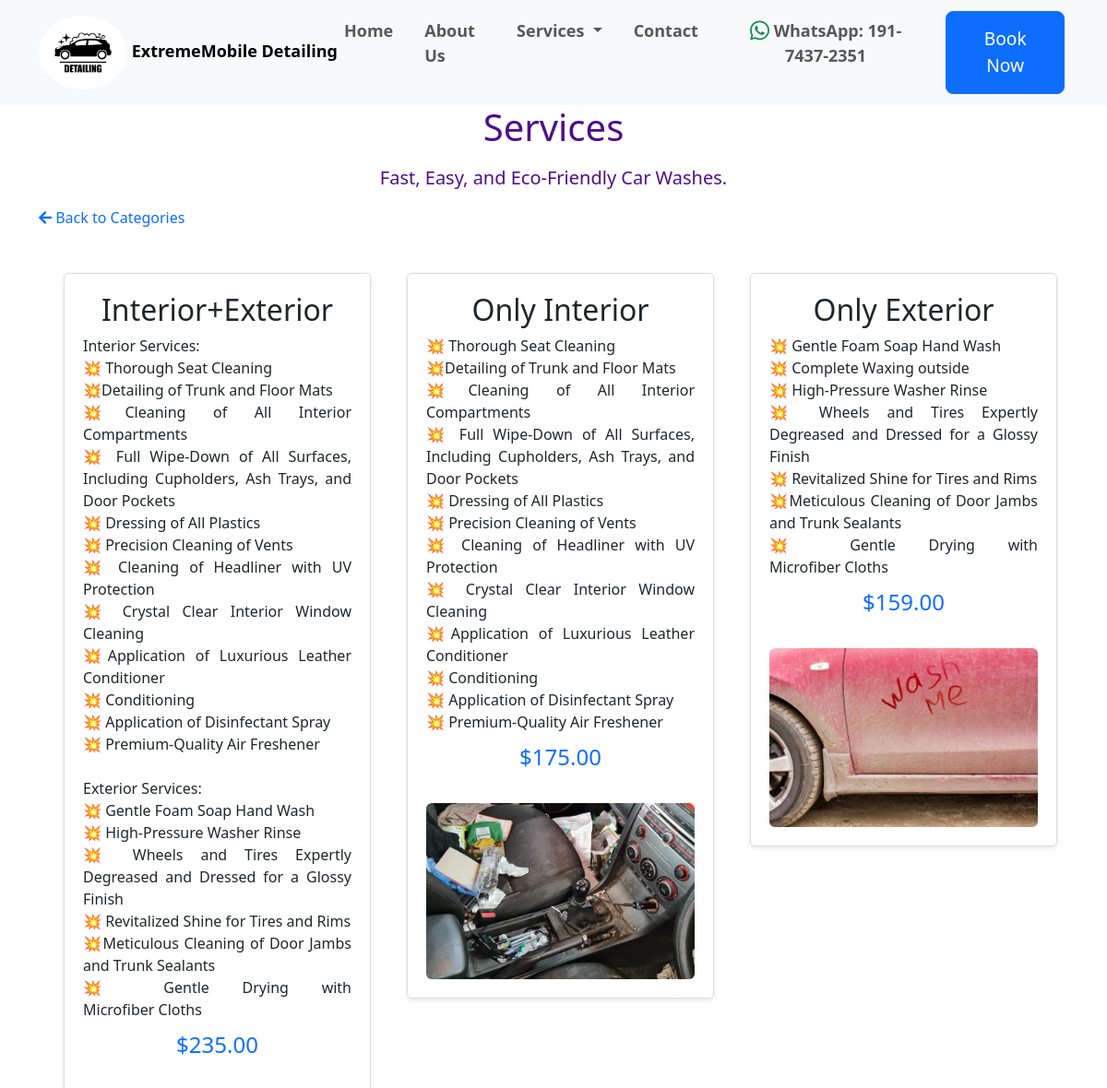
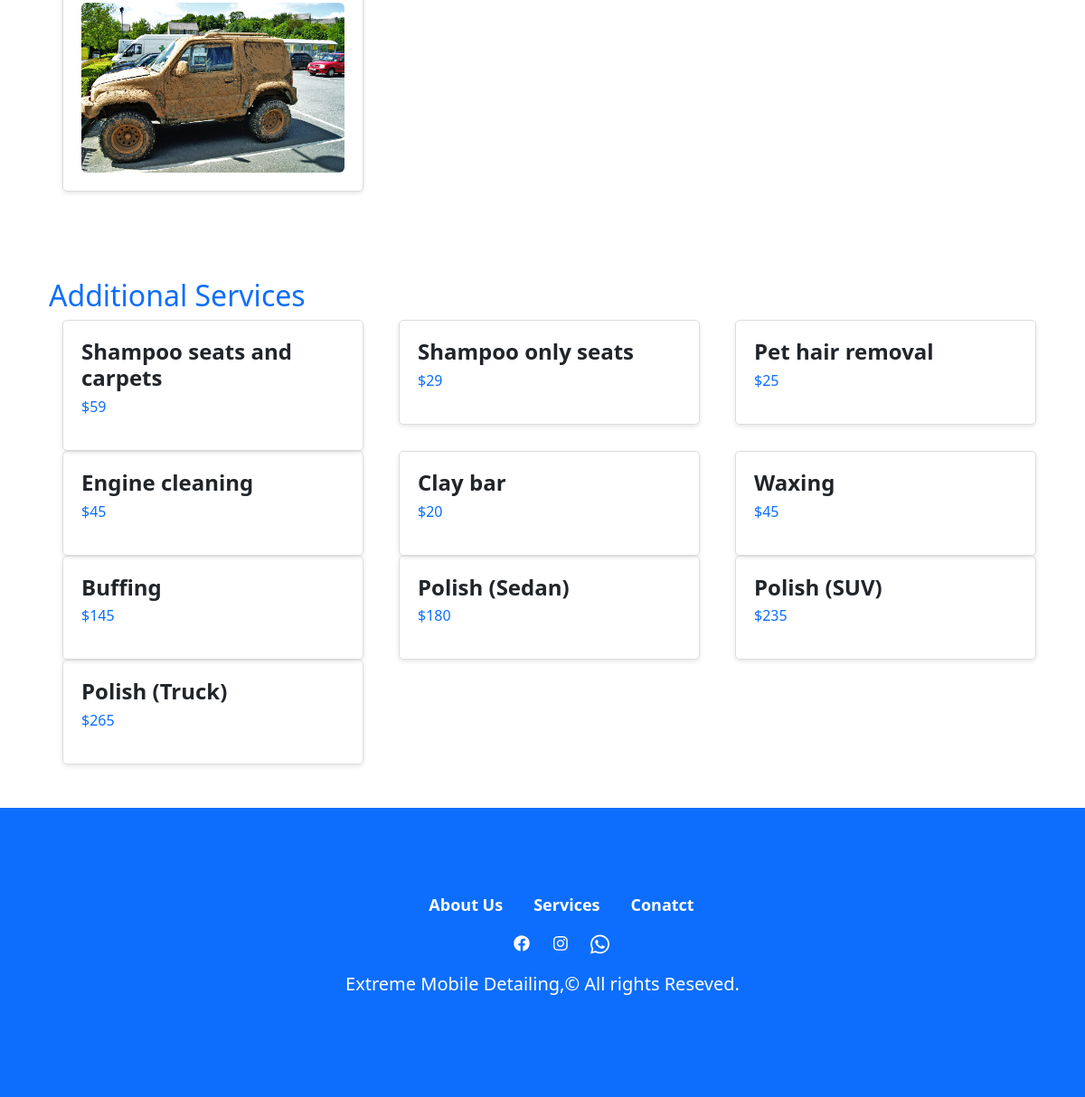
Page /category-service-list/1 on the committed database (2 pictures, top to bottom).
### todo/models.py (models this page shows, shortened)
class CarService(models.Model):
    title = models.CharField(max_length=100)
    description = models.TextField()
    before_pics = models.ImageField()
    after_pics = models.ImageField()
    price = models.DecimalField(max_digits=8, decimal_places=2)
    categories = models.ForeignKey( Category,on_delete=models.CASCADE)

### todo/views.py (the view)
# urls.py: path('category-service-list/<int:cat_id>',views.category_service_list,name='category-service-list'),
def category_service_list(request, cat_id):
    additional_services = [
        {'title': 'Shampoo seats and carpets', 'price': 59},
        {'title': 'Shampoo only seats', 'price': 29},
        {'title': 'Pet hair removal', 'price': 25},
        {'title': 'Engine cleaning', 'price': 45},
        {'title': 'Clay bar', 'price': 20},
        {'title': 'Waxing', 'price': 45},
        {'title': 'Buffing', 'price': 145},
        {'title': 'Polish (Sedan)', 'price': 180},
        {'title': 'Polish (SUV)', 'price': 235},
        {'title': 'Polish (Truck)', 'price': 265},
    ]
    category = Category.objects.get(id=cat_id)
    data = CarService.objects.filter(categories=category).order_by('-id')
    return render(request, 'services_list.html', {'data': data, 'additional_services': additional_services})

### templates/services_list.html (shortened to what this page needs)
{% extends "base.html" %}
{% block content %}
<section class="section-content">
  <div class="container">
    <div class="row">
      <div class="col-md-12">
        <h1 class="text-center mb-3" style="color: rgb(78, 14, 139)">Services</h1>
        <p class="lead text-center" style="color: rgb(78, 14, 139);">Fast, Easy, and Eco-Friendly Car Washes.</p>
      </div>
    </div>
  </div>
</section>
<div class="container">
  <a href="{% url 'category_list' %}" style="text-decoration: none;"><i class="fas fa-arrow-left"></i> Back to Categories</a>
</div>
<div class="container">
  <section class="services py-5">
      <div class="services-container">
          <div class="container">
              <div class="row">
                  {% for c in data %}
                  <div class="col-md-4">
                      <div class="service-card d-flex flex-column align-items-center text-center">
                          <h2>{{c.title}}</h2>
                          <div class="description mb-2">
                              {{ c.description|linebreaksbr }}
                          </div>
                          <div class="d-flex justify-content-between align-items-center mb-3">
                              <span class="d-flex fw-medium fs-4">
                                  <p class="text text-primary"><span class="price">${{c.price}}</span></p>
                              </span>
                          </div>
                          <div class="before-after d-flex overflow-hidden">
                              <img src="{{c.before_pics.url}}" alt="Dirty car" class="before rounded">
                          </div>
                      </div>
                  </div>
                  {% endfor %}
              </div>
          </div>
      </div>
  </section>
  <section class="additional-services py-5">
      <div class="container">
          <h2 class="text text-primary">Additional Services</h2>
          <div class="row">
              {% for service in additional_services %}
              <div class="col-md-4">
                  <div class="service-card">
                      <h4 class="service-title">{{ service.title }}</h4>
                      <p class="service-price text-primary">${{ service.price }}</p>
                  </div>
              </div>
              {% endfor %}
          </div>
      </div>
  </section>
</div>
{% endblock content %}

### templates/services_list.html (style rules this page uses)
.service-card { margin-left: 15px; padding: 20px; border: 1px solid #ddd; border-radius: 5px; box-shadow: 0 2px 5px rgba(0, 0, 0, 0.1); transition: all 0.2s ease-in-out; }
.service-title { font-weight: bold; margin-bottom: 5px; }
.service-card { transition: transform 0.3s ease-in-out; }
.before-after { position: relative; }
.before-after img { width: 100%; height: auto; }
.description { text-align: justify; }

### rows in the picture
CarService: title "Interior+Exterior", description "Interior Services: 💥 Thorough Seat Cleaning 💥Detailing of Trunk and Floor Mats 💥Cleaning of All Interior Compartments 💥 Full Wipe-Down of All Surfaces, Including Cupholders, Ash Trays, and Door Pockets 💥 Dressing of All Plastics 💥 Precision Cleaning of Vents 💥 Cleaning of Headliner with UV Protection 💥 Crystal Clear Interior Window Cleaning 💥Application of Luxurious Leather Conditioner 💥 Conditioning 💥 Application of Disinfectant Spray 💥 Premium-Quality Air Freshener Exterior Services: 💥 Gentle Foam Soap Hand Wash 💥 High-Pressure Washer Rinse 💥 Wheels and Tires Expertly Degreased and Dressed for a Glossy Finish 💥 Revitalized Shine for Tires and Rims 💥Meticulous Cleaning of Door Jambs and…", price "235.00", before_pics (picture)
CarService: title "Only Interior", description "💥 Thorough Seat Cleaning 💥Detailing of Trunk and Floor Mats 💥Cleaning of All Interior Compartments 💥 Full Wipe-Down of All Surfaces, Including Cupholders, Ash Trays, and Door Pockets 💥 Dressing of All Plastics 💥 Precision Cleaning of Vents 💥 Cleaning of Headliner with UV Protection 💥 Crystal Clear Interior Window Cleaning 💥Application of Luxurious Leather Conditioner 💥 Conditioning 💥 Application of Disinfectant Spray 💥 Premium-Quality Air Freshener", price "175.00", before_pics (picture)
CarService: title "Only Exterior", description "💥 Gentle Foam Soap Hand Wash 💥 Complete Waxing outside 💥 High-Pressure Washer Rinse 💥 Wheels and Tires Expertly Degreased and Dressed for a Glossy Finish 💥 Revitalized Shine for Tires and Rims 💥Meticulous Cleaning of Door Jambs and Trunk Sealants 💥 Gentle Drying with Microfiber Cloths", price "159.00", before_pics (picture)

### other values in the picture
{{ service.title }} "Shampoo seats and carpets" "Shampoo only seats" "Pet hair removal" "Engine cleaning" "Clay bar" "Waxing" "Buffing" "Polish (Sedan)" "Polish (SUV)" "Polish (Truck)"
{{ service.price }} "59" "29" "25" "45" "20" "45" "145" "180" "235" "265"
